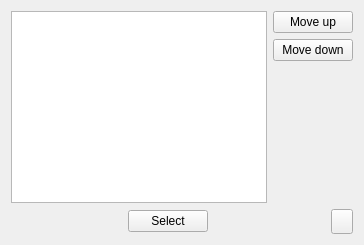
       <widget class="QWidget" name="page_monster">
        <property name="styleSheet">
         <string notr="true">#page_monster{background-image: url(:/images/interface/player/background.jpg);}</string>
        </property>
        <layout class="QVBoxLayout" name="verticalLayout_33">
         <item>
          <layout class="QHBoxLayout" name="horizontalLayout_52">
           <item>
            <widget class="QListWidget" name="monsterList">
             <property name="iconSize">
              <size>
               <width>80</width>
               <height>80</height>
              </size>
             </property>
             <property name="movement">
              <enum>QListView::Static</enum>
             </property>
             <property name="uniformItemSizes">
              <bool>true</bool>
             </property>
            </widget>
           </item>
           <item>
            <layout class="QVBoxLayout" name="verticalLayout_15">
             <item>
              <widget class="QPushButton" name="monsterListMoveUp">
               <property name="text">
                <string>Move up</string>
               </property>
              </widget>
             </item>
             <item>
              <widget class="QPushButton" name="monsterListMoveDown">
               <property name="text">
                <string>Move down</string>
               </property>
              </widget>
             </item>
             <item>
              <spacer name="verticalSpacer_32">
               <property name="orientation">
                <enum>Qt::Vertical</enum>
               </property>
               <property name="sizeHint" stdset="0">
                <size>
                 <width>20</width>
                 <height>40</height>
                </size>
               </property>
              </spacer>
             </item>
            </layout>
           </item>
          </layout>
         </item>
         <item>
          <layout class="QHBoxLayout" name="horizontalLayout_21">
           <item>
            <spacer name="horizontalSpacer_22">
             <property name="orientation">
              <enum>Qt::Horizontal</enum>
             </property>
             <property name="sizeHint" stdset="0">
              <size>
               <width>40</width>
               <height>20</height>
              </size>
             </property>
            </spacer>
           </item>
           <item>
            <widget class="QPushButton" name="selectMonster">
             <property name="text">
              <string>Select</string>
             </property>
            </widget>
           </item>
           <item>
            <spacer name="horizontalSpacer_31">
             <property name="orientation">
              <enum>Qt::Horizontal</enum>
             </property>
             <property name="sizeHint" stdset="0">
              <size>
               <width>40</width>
               <height>20</height>
              </size>
             </property>
            </spacer>
           </item>
           <item>
            <widget class="QToolButton" name="toolButton_monster_list_quit">
             <property name="minimumSize">
              <size>
               <width>22</width>
               <height>25</height>
              </size>
             </property>
             <property name="maximumSize">
              <size>
               <width>22</width>
               <height>25</height>
              </size>
             </property>
             <property name="styleSheet">
              <string notr="true">QToolButton::hover {
background-position:left center;
}
QToolButton::pressed {
background-position:left bottom;
}
QToolButton { 
background-image: url(:/images/interface/quit.png);
border-image: url(:/images/empty.png);
}</string>
             </property>
            </widget>
           </item>
          </layout>
         </item>
        </layout>
       </widget>
